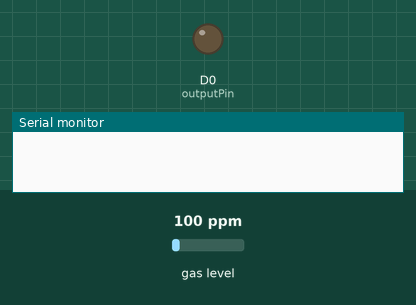
This sketch was run on a simulated ESP8266 (NodeMCU). Parts: output pins drawn as LEDs (lit = HIGH), the last lines printed to the serial monitor. Inputs (shaded band) come from the test bench; at power-on: gas level 100 ppm. WiFi joins after 1.5 s; servers stay silent unless stated.

Above: at 0.1 s.
At 2.5 s:
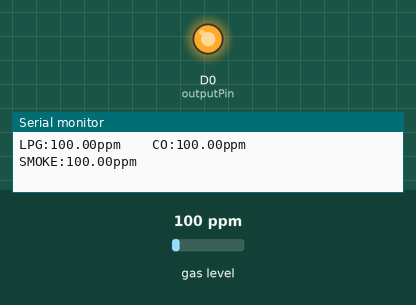
Timing chart, 0 to 4.0 s (numbered marks = the images above):
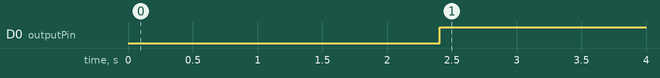

Measured:
- by itself, D0 (outputPin): LOW → HIGH at 2.4 s

The sketch:

653070310210_sketch_project.ino
```cpp
#define BLYNK_TEMPLATE_ID "TMPL6142GzpHJ"
#define BLYNK_TEMPLATE_NAME "PONGTAP PATTAWOHARN Project IoT"
#define BLYNK_AUTH_TOKEN "kyT412AOmOY6s_BWTA3MFINctaLpFUXs"

#include <BlynkSimpleEsp8266.h>
#include <MQ2.h>

char auth[] = BLYNK_AUTH_TOKEN;   // token from Blynk
char ssid[] = "MusketBears";      // Wi-Fi name for blynk.begin
char pass[] = "asd66180";         // Wi-Fi password for blynk.begin

int outputPin = D0;               // led and buzzer pin
int pin = A0;                     // mq-2 pin
float lpg, co, smoke;             //  variable for input value from mq-2
MQ2 mq2(pin);                     // libary mq-2=pin=a0

void setup()
{
  Serial.begin(9600);             //serial for print
  delay(100);
  pinMode(outputPin, OUTPUT);     //output to led and buzzer
  digitalWrite(outputPin, LOW);   // tuen off led and buzzer

  Blynk.begin(auth, ssid, pass);  //connect blynk and wifi

  mq2.begin();                    //calibrate function from libary #include <MQ2.h> for calibrate sensor // example R=146.7Kohm
}

void loop() {
  float* values = mq2.read(true); //set it false if you don't want to print the values to the Serial and set it true if you want to print the values to the Serial
  co = mq2.readCO();              // set carbonmonoxide value to valible
  smoke = mq2.readSmoke();        // set smoke value to valible
  lpg = mq2.readLPG();            // set lpg value to valible

  Serial.print("LPG:");
  Serial.print(lpg);
  Serial.print( "ppm" );
  Serial.print("    ");
  Serial.print("CO:");
  Serial.print(co);               // example print  "LPG:0.23ppm    CO:17.23ppm    SMOKE:10.11ppm"
  Serial.print( "ppm" );          // example print  "LPG:0.27ppm    CO:24.12ppm    SMOKE:15.22ppm"
  Serial.print("    ");
  Serial.print("SMOKE:");
  Serial.print(smoke);
  Serial.print( "ppm" );
  Serial.print("\n");

  Blynk.virtualWrite(V1, smoke);  //send value smoke to V1 datastream blynk
  Blynk.virtualWrite(V2, lpg);    //send value lpg to V2 datastream blynk
  Blynk.virtualWrite(V3, co);     //send value co to V3 datastream blynk

  if (smoke > 40 ) {
    Blynk.logEvent("smoke", "Smoke Detected!");         //call event smoke from blynk
    digitalWrite(outputPin, HIGH);// turn on led and buzzer
  }
  else {
    digitalWrite(outputPin, LOW); // turn off led and buzzer
  }

  if (lpg > 40 ) {
    Blynk.logEvent("lpg", "LPG Detected!");             //call event lpg from blynk
    digitalWrite(outputPin, HIGH);// turn on led and buzzer
  }
  else {
    digitalWrite(outputPin, LOW); // turn off led and buzzer
  }

  if (co > 40 ) {
    Blynk.logEvent("co", "Carbon Monoxide Detected!");  //call event co from blynk
    digitalWrite(outputPin, HIGH);// tuen on led and buzzer
  }
  else {
    digitalWrite(outputPin, LOW); // turn off led and buzzer
  }
  delay(1000);
}
```
